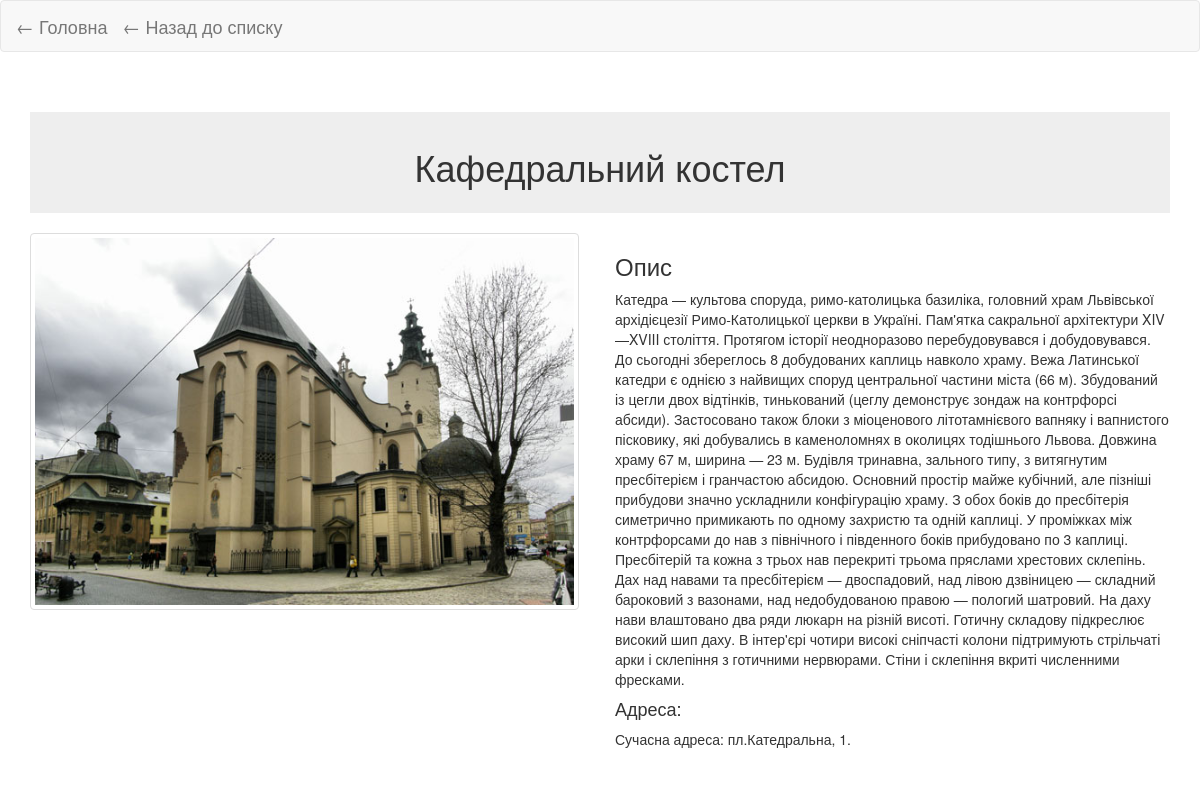
The page /obj/9/ on the database its author committed.
### lvivarc/models.py (models this page shows, shortened)
class  ArcObj(models.Model):
    objName = models.CharField(max_length=100)
    objType = models.ForeignKey(ArcType, on_delete=models.CASCADE, default=1)
    descr = models.TextField()
    image = models.ImageField(upload_to="", blank=True)
    curAddr = models.CharField(max_length=60)

### lvivarc/views.py (the view)
# urls.py: re_path(r'^obj/(?P<obj_id>\d+)/', views.arcobj, name="arcobj"),
def arcobj(request, obj_id):
    obj = get_object_or_404(ArcObj, id=obj_id)
    return render(request, "arcobj.html", {"obj": obj})

### lvivarc/templates/arcobj.html (shortened to what this page needs)
<!DOCTYPE html>
<html lang="uk">
<head>
    {% load static %}
    <link rel="stylesheet" href="https://maxcdn.bootstrapcdn.com/bootstrap/3.3.7/css/bootstrap.min.css">
</head>
<body>
<nav class="navbar navbar-default">
    <div class="container-fluid">
        <div class="navbar-header">
            <a class="navbar-brand" href="{% url 'index' %}">← Головна</a>
            <a class="navbar-brand" href="{% url 'arclist' obj.objType.id %}">← Назад до списку</a>
        </div>
    </div>
</nav>
<div class="container">
    <div class="page-header text-center" style="background-color: #eeeeee; padding: 15px;">
        <h1>{{ obj.objName }}</h1>
    </div>
    <div class="row">
        <div class="col-md-6">
            {% if obj.image %}
                <img src="{% static 'media/' %}{{ obj.image.name|urlencode }}"
                     alt="{{ obj.objName }}"
                     class="img-responsive img-thumbnail">
            {% else %}
                <p><i>Фото відсутнє</i></p>
            {% endif %}
        </div>
        <div class="col-md-6">
            <h3>Опис</h3>
            <p>{{ obj.descr }}</p>
            <h4>Адреса:</h4>
            <p>{{ obj.curAddr }}</p>
        </div>
    </div>
</div>
</body>
</html>

### rows shown on the page
ArcObj: objName "Кафедральний костел", image.name|urlencode (picture), descr "Катедра — культова споруда, римо-католицька базиліка, головний храм Львівської архідієцезії Римо-Католицької церкви в Україні. Пам'ятка сакральної архітектури XIV—XVIII століття. Протягом історії неодноразово перебудовувався і добудовувався. До сьогодні збереглось 8 добудованих каплиць навколо храму. Вежа Латинської катедри є однією з найвищих споруд центральної частини міста (66 м). Збудований із цегли двох відтінків, тинькований (цеглу демонструє зондаж на контрфорсі абсиди). Застосовано також блоки з міоценового літотамнієвого вапняку і вапнистого пісковику, які добувались в каменоломнях в околицях тодішнього Львова. Довжина храму 67 м, ширина — 23 м. Будівля тринавна, зального типу, з…", curAddr "Сучасна адреса: пл.Катедральна, 1."
